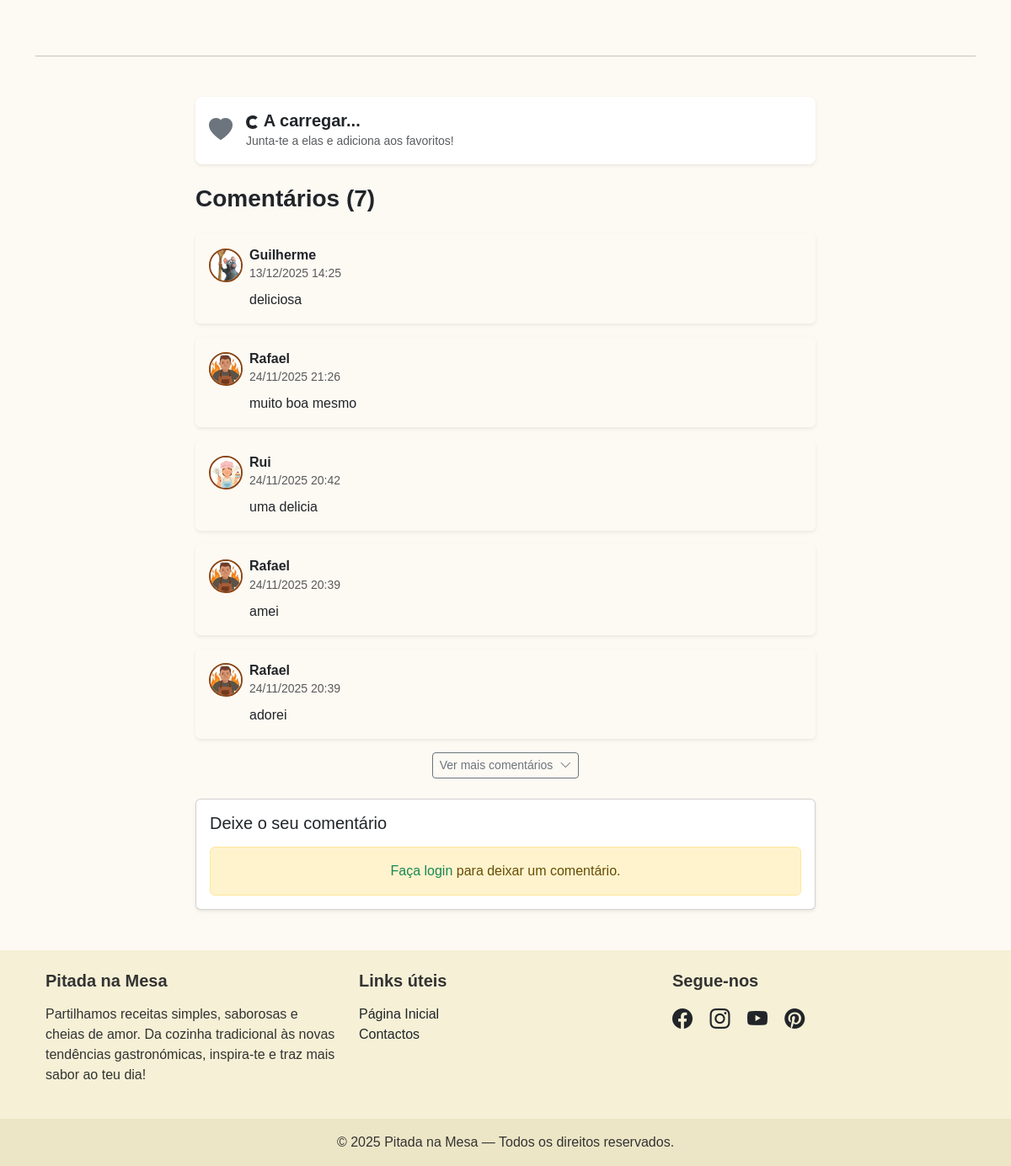
The app's page /receita.php?id=2 (lower part), older data.
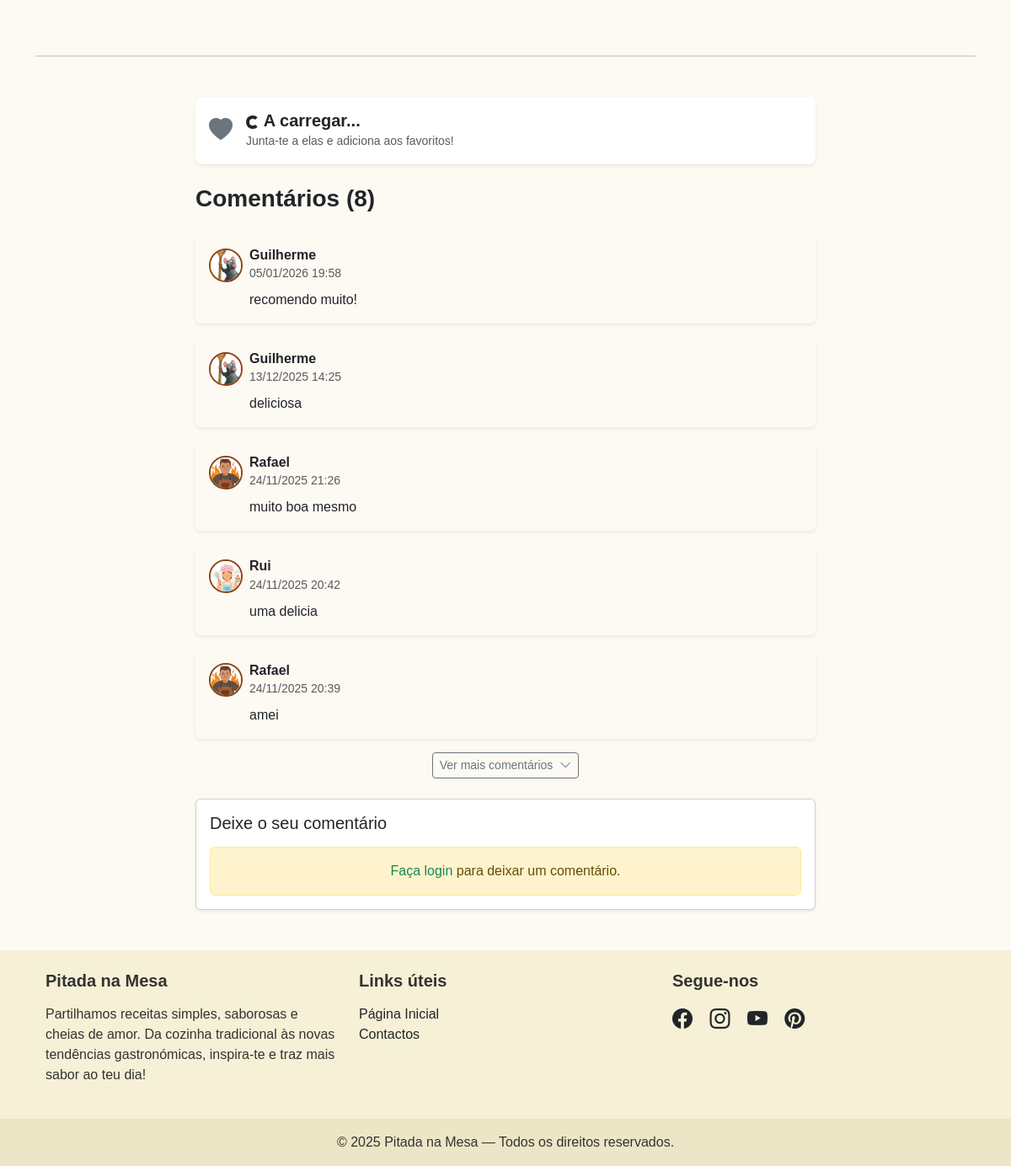
The same page, newer data.
### tables this page shows
CREATE TABLE IF NOT EXISTS `comentarios` (
  `id` int NOT NULL AUTO_INCREMENT,
  `id_receita` int NOT NULL,
  `id_utilizador` int NOT NULL,
  `comentario` text NOT NULL,
  `data_comentario` datetime DEFAULT CURRENT_TIMESTAMP,
  PRIMARY KEY (`id`)
);

CREATE TABLE IF NOT EXISTS `dados_perfil` (
  `id` int NOT NULL AUTO_INCREMENT,
  `id_utilizador` int NOT NULL,
  `idade` int DEFAULT NULL,
  `prato_favorito` varchar(255) DEFAULT NULL,
  `avatar` varchar(50) DEFAULT 'avpadrao.jpg',
  PRIMARY KEY (`id`)
);

CREATE TABLE IF NOT EXISTS `utilizadores` (
  `iduser` int NOT NULL AUTO_INCREMENT,
  `utilizador` varchar(100) NOT NULL,
  `email` varchar(100) NOT NULL,
  `pass` varchar(60) NOT NULL,
  `estado` tinyint(1) DEFAULT '1',
  PRIMARY KEY (`iduser`) USING BTREE,
  UNIQUE KEY `email` (`email`)
);

### receita.php (the view, shortened to what the changed rows need)
<?php
require('includes/connection.php');
$id_receita = $_GET['id'];
$sqlComentarios = "
    SELECT c.*, u.utilizador, dp.avatar
    FROM comentarios c
    JOIN utilizadores u ON c.id_utilizador = u.iduser
    LEFT JOIN dados_perfil dp ON u.iduser = dp.id_utilizador
    WHERE c.id_receita = ?
    ORDER BY c.data_comentario DESC
";
$stmtComments = $dbh->prepare($sqlComentarios);
$stmtComments->execute([$id_receita]);
$lista_comentarios = $stmtComments->fetchAll(PDO::FETCH_ASSOC);
?>
<!DOCTYPE html>
<html lang="pt">
<head>
  <link href="css/bootstrap.min.css" rel="stylesheet">
  <link href="css/bootstrap-icons.min.css" rel="stylesheet">
  <link href="css/style.css" rel="stylesheet">
</head>
<body>
<div class="container">
        <div class="row justify-content-center mb-5">
            <div class="col-md-8">
                <div class="d-flex align-items-center mb-4 p-3 rounded-3 shadow-sm" style="background-color: white;">
                    <div class="me-3">
                    </div>
                    <div>
                    </div>
                </div>
                <h3 class="fw-bold mb-4">Comentários (<?php echo count($lista_comentarios); ?>)</h3>
                <div class="mb-4" id="lista-comentarios">
                    <?php if (count($lista_comentarios) > 0): ?>
                        <?php foreach($lista_comentarios as $com): ?>
                            <?php
                                $avatar_final = "imgs/avatar/avpadrao.jpg";
                                $avatar_db = $com['avatar'];
                                if (!empty($avatar_db) && $avatar_db != 'default') {
                                    if (file_exists("imgs/avatar/" . $avatar_db)) {
                                        $avatar_final = "imgs/avatar/" . $avatar_db;
                                    } elseif (file_exists($avatar_db)) {
                                        $avatar_final = $avatar_db;
                                    }
                                }
                            ?>
                            <div class="card mb-3 border-0 shadow-sm comentario-item" style="background-color: rgb(253, 249, 243);">
                                <div class="card-body">
                                    <div class="d-flex align-items-center mb-2">
                                        <img src="<?php echo $avatar_final; ?>" class="rounded-circle me-2" width="40" height="40" style="object-fit: cover; border: 2px solid #8B4513;">
                                        <div>
                                            <h6 class="fw-bold mb-0"><?php echo htmlspecialchars($com['utilizador']); ?></h6>
                                            <small class="text-muted"><?php echo date('d/m/Y H:i', strtotime($com['data_comentario'])); ?></small>
                                        </div>
                                    </div>
                                    <p class="card-text ps-5"><?php echo nl2br(htmlspecialchars($com['comentario'])); ?></p>
                                </div>
                            </div>
                        <?php endforeach; ?>
                        <div class="text-center mt-3">
                        </div>
                    <?php else: ?>
                        <p class="text-muted fst-italic">Ainda não existem comentários. Seja o primeiro!</p>
                    <?php endif; ?>
                </div>
                <div class="card shadow-sm">
                    <div class="card-body">
                    </div>
                </div>
            </div>
        </div>
    </div>
</body>
</html>

Row changes from the older to the newer data that the page shows:
no longer on this page (row unchanged): comentarios: dados_perfil.avatar (picture), id_utilizador.utilizador "Rafael", data_comentario "24/11/2025 20:39", comentario "adorei"
added comentarios: dados_perfil.avatar (picture), id_utilizador.utilizador "Guilherme", data_comentario "05/01/2026 19:58", comentario "recomendo muito!"
Text that changed along with them:
count($lista_comentarios): "7" → "8"
